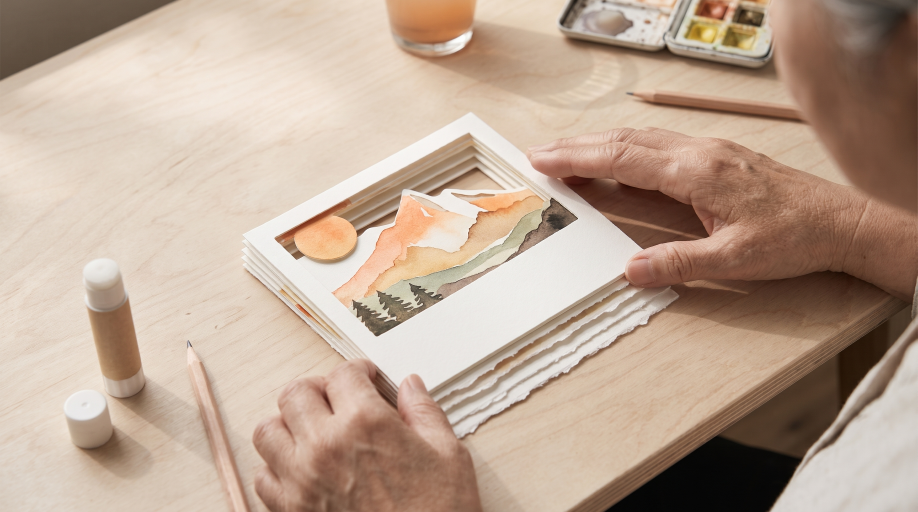
#> input picture 最高管理層/產品部/明信片專案/生成流程圖/Gemini_Generated_Image_27tl3g27tl3g27tl.jpg, 2752 x 1536 px (shown at 1/3 size)
$ python -i make_calendar5.py   (imports and definitions only)
#> lines starting #> are read from the running program, lines starting #| are printed output that depends on the picture
"""台北日曆 v5（設計師全權改版）。座標以頁面左上為原點，mm。

版型（仿雷射切割木地圖卡）：上方是一整塊「作品區」（淺橡木底、細木紋），下方是一條明確分開的奶油色「資訊區」。
字體：標題＝思源宋體（Noto Serif TC，Black），內文＝思源黑體（Noto Sans TC，Medium），日期數字＝Georgia Bold。
思源字體是可變字體，這裡用 fontTools 切出需要的字重並只留用到的字，快取在 字體快取/。
用法：python make_calendar5.py 輸出.pdf 2   （2＝只輸出第 2 張 A4）
"""
import io, os, datetime, sys, random
from reportlab.pdfgen import canvas
from reportlab.lib.units import mm
from reportlab.lib.utils import ImageReader
from reportlab.pdfbase import pdfmetrics
from reportlab.pdfbase.ttfonts import TTFont
from PIL import Image, ImageFilter
import numpy as np
from pieces import build, PPM

HERE = os.path.dirname(os.path.abspath(__file__))
FONT_DIR = os.path.join(HERE, '字體快取')

# [10 lines left out: function make_static, not called in this run]

# [1 line not run here, left out]
# [1 line that did not run here, left out]
LSB = {}
# [9 lines not run here, left out]

SCISSOR_ROT, SCISSOR_W, SCISSOR_DY, SCISSOR_PT = 0, 5.2, 0.55, 17   # 剪刀符號：旋轉角、寬(mm)、基線偏移(mm)、字級
MB, NB, WB = 5.68, 18.49, 24.32   # 日期章內：月份、大數字、星期的基線（相對章上緣 mm）
CITY = '台北'; START = datetime.date(2026, 11, 2); WD = '一二三四五六日'
PW, PH = 105.0, 148.0
def H(h): return tuple(int(h[i:i + 2], 16) / 255 for i in (1, 3, 5))
BOARD, WOOD, INK, INK2, RED, CREAM, GRAIN_D, GRAIN_L, EDGE = map(H, ['#F2E9D5', '#DEC6A0', '#2E2218', '#4D3B2C', '#A33F2A', '#FBF5E6', '#B08F5E', '#EFDDB8', '#B99A6A'])

DRAW = {3: ('迪化街的老街屋', '紅磚外牆，拱形窗與細緻的雕飾'), 4: ('龍山寺', '高高翹起的燕尾屋頂，層層飛簷')}
INFO = {3: ('老街', '迪化街・大稻埕', ['清末起，大稻埕是茶葉與／南北貨的集散地', '紅磚、拱窗與牆面雕飾／是老街屋的特色']),
        4: ('信仰', '艋舺龍山寺', ['清乾隆三年（1738）由泉州／移民興建，主祀觀世音菩薩', '三川殿的銅鑄龍柱／是全台唯一'])}

CACHE = {}
def shadowed(im, blur=7, off=(0.5, 0.9), alpha=.38):
    """回傳 (含柔影的 PNG ImageReader, 影像相對本體的位移 mm 與尺寸 mm)。"""
    pad = 40
    W, Hh = im.size
    a = Image.new('L', (W + 2 * pad, Hh + 2 * pad), 0); a.paste(im.split()[3], (pad, pad))
    sh = a.filter(ImageFilter.GaussianBlur(blur)).point(lambda v: int(v * alpha))
    base = Image.new('RGBA', a.size, (70, 46, 22, 0)); base.putalpha(sh)
    dx, dy = round(off[0] * PPM), round(off[1] * PPM)
    canvas_ = Image.new('RGBA', a.size, (0, 0, 0, 0)); canvas_.alpha_composite(base, (dx, dy))
    full = Image.new('RGBA', a.size, (0, 0, 0, 0)); full.alpha_composite(canvas_); full.alpha_composite(im, (pad, pad))
    return full, pad / PPM

# [115 lines left out: functions piece, page, main, not called in this run]
# [2 lines not run here, left out]

>>> import cv2
>>> picture = cv2.imread('../../生成流程圖/Gemini_Generated_Image_27tl3g27tl3g27tl.jpg', cv2.IMREAD_GRAYSCALE)
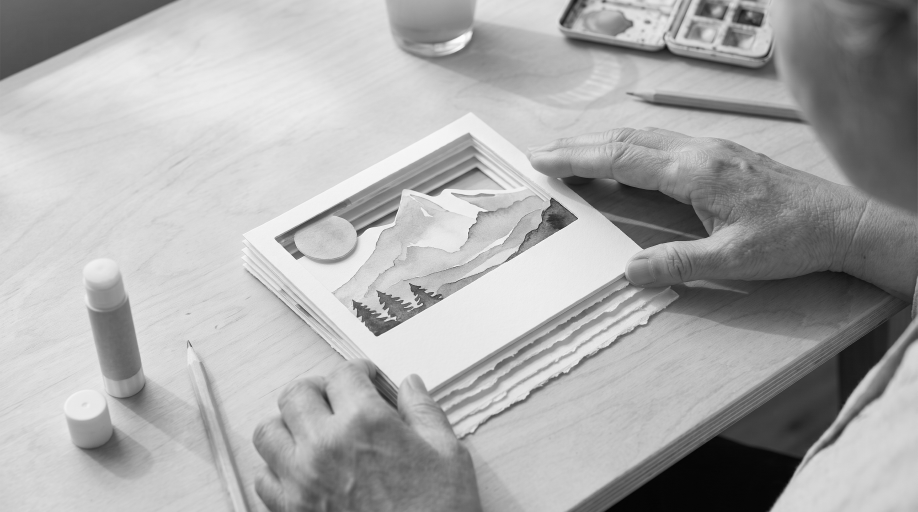
#> picture: shape (1536, 2752) (shown at 1/3 size); min 2, max 255, mean 170.6
>>> result = shadowed(picture)
#> (the run stopped early here; a loop or call above may not have finished)

$ run again, on 最高管理層/產品部/明信片專案/生成流程圖/Gemini_Generated_Image_o996zbo996zbo996.jpg
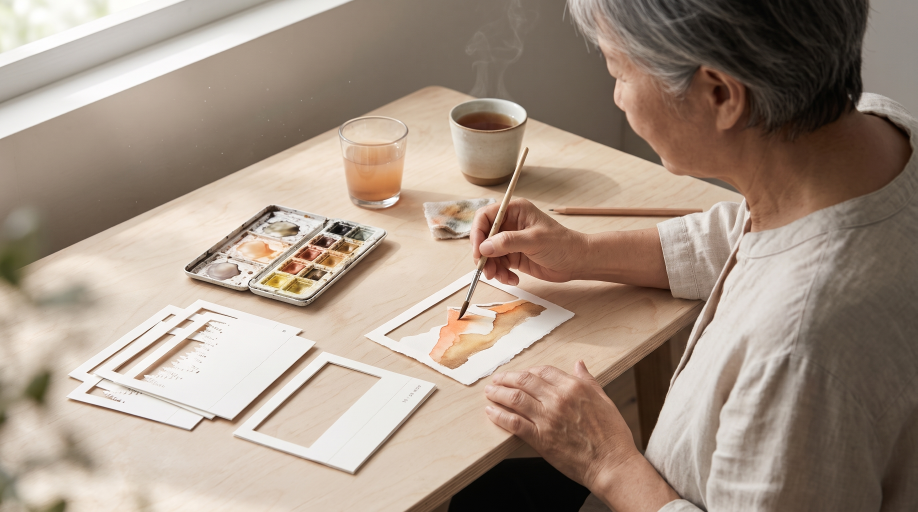
#> input picture 最高管理層/產品部/明信片專案/生成流程圖/Gemini_Generated_Image_o996zbo996zbo996.jpg, 2752 x 1536 px (shown at 1/3 size)
#> `picture = cv2.imread('../../生成流程圖/Gemini_Generated_Image_27tl3g27tl3g2..`:
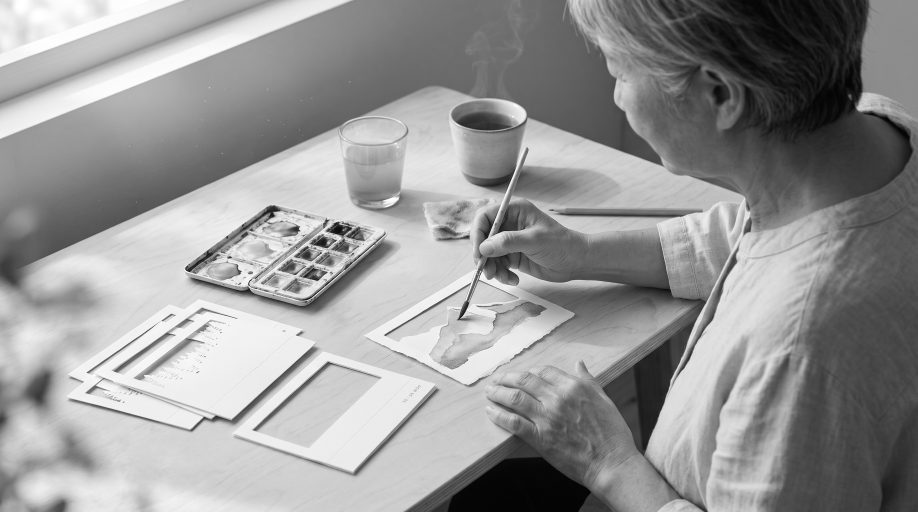
#> picture: shape (1536, 2752) (shown at 1/3 size); min 0, max 255, mean 150

$ run again, on 最高管理層/產品部/明信片專案/生成流程圖/Gemini_Generated_Image_rayf89rayf89rayf.jpg
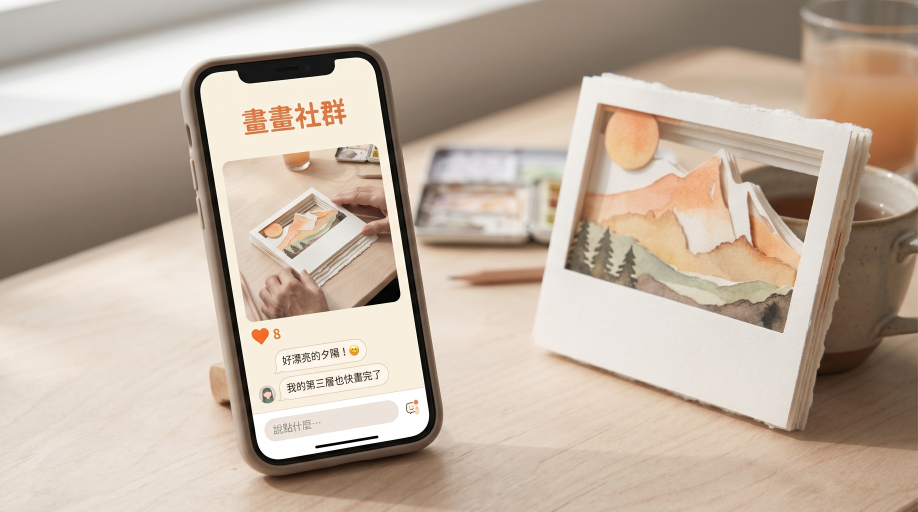
#> input picture 最高管理層/產品部/明信片專案/生成流程圖/Gemini_Generated_Image_rayf89rayf89rayf.jpg, 2752 x 1536 px (shown at 1/3 size)
#> `picture = cv2.imread('../../生成流程圖/Gemini_Generated_Image_27tl3g27tl3g2..`:
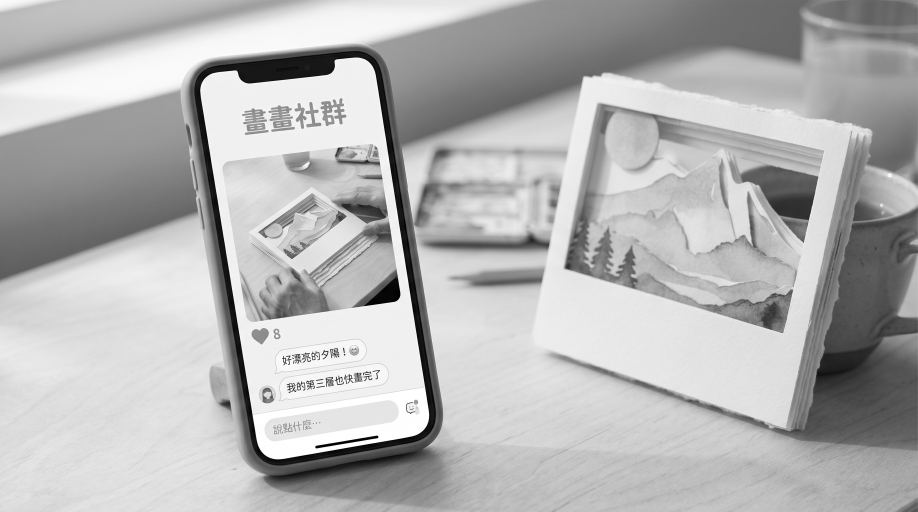
#> picture: shape (1536, 2752) (shown at 1/3 size); min 0, max 255, mean 179.9
